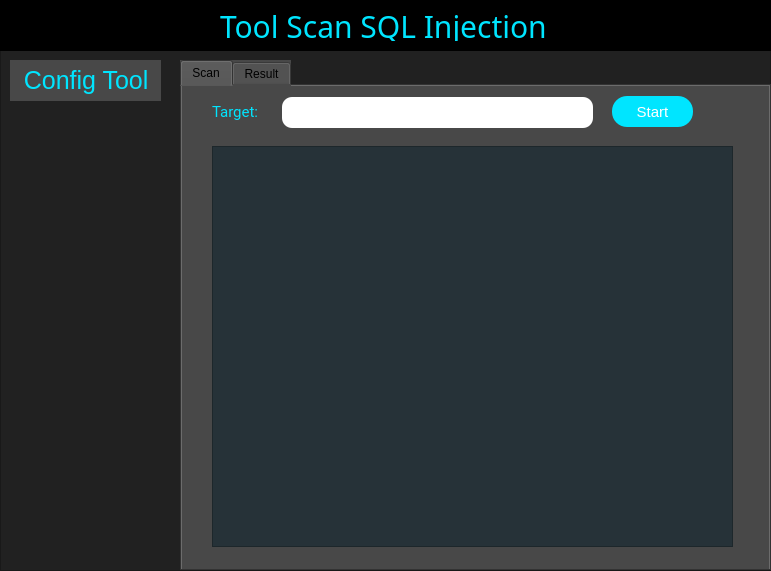
<?xml version="1.0" encoding="UTF-8"?>
<ui version="4.0">
 <class>MainWindow</class>
 <widget class="QMainWindow" name="MainWindow">
  <property name="geometry">
   <rect>
    <x>0</x>
    <y>0</y>
    <width>771</width>
    <height>571</height>
   </rect>
  </property>
  <property name="windowTitle">
   <string>Tools Scan SQL Injection</string>
  </property>
  <widget class="QWidget" name="centralwidget">
   <widget class="QFrame" name="frame">
    <property name="geometry">
     <rect>
      <x>0</x>
      <y>0</y>
      <width>771</width>
      <height>571</height>
     </rect>
    </property>
    <property name="styleSheet">
     <string notr="true">background-color: #212121;</string>
    </property>
    <property name="frameShape">
     <enum>QFrame::StyledPanel</enum>
    </property>
    <property name="frameShadow">
     <enum>QFrame::Raised</enum>
    </property>
    <widget class="QFrame" name="frame_2">
     <property name="geometry">
      <rect>
       <x>-10</x>
       <y>0</y>
       <width>781</width>
       <height>51</height>
      </rect>
     </property>
     <property name="styleSheet">
      <string notr="true">background-color: #000000;</string>
     </property>
     <property name="frameShape">
      <enum>QFrame::StyledPanel</enum>
     </property>
     <property name="frameShadow">
      <enum>QFrame::Raised</enum>
     </property>
     <widget class="QLabel" name="label">
      <property name="geometry">
       <rect>
        <x>230</x>
        <y>10</y>
        <width>371</width>
        <height>31</height>
       </rect>
      </property>
      <property name="font">
       <font>
        <family>Roboto Mono</family>
        <pointsize>-1</pointsize>
        <bold>false</bold>
       </font>
      </property>
      <property name="styleSheet">
       <string notr="true">color: #00e5ff;
font-family: 'Roboto Mono';
font-size: 30px;
</string>
      </property>
      <property name="text">
       <string>Tool Scan SQL Injection</string>
      </property>
     </widget>
    </widget>
    <widget class="QTabWidget" name="tabWidget">
     <property name="geometry">
      <rect>
       <x>180</x>
       <y>60</y>
       <width>591</width>
       <height>511</height>
      </rect>
     </property>
     <property name="styleSheet">
      <string notr="true">background-color: #484848;</string>
     </property>
     <property name="currentIndex">
      <number>0</number>
     </property>
     <widget class="QWidget" name="tab">
      <attribute name="title">
       <string>Scan</string>
      </attribute>
      <widget class="QLabel" name="label_3">
       <property name="geometry">
        <rect>
         <x>30</x>
         <y>10</y>
         <width>61</width>
         <height>31</height>
        </rect>
       </property>
       <property name="styleSheet">
        <string notr="true">QLabel{
color: #00e5ff;
font-size: 15px;
font-family: Roboto;
}
</string>
       </property>
       <property name="text">
        <string>Target:</string>
       </property>
      </widget>
      <widget class="QPushButton" name="btnscan">
       <property name="geometry">
        <rect>
         <x>430</x>
         <y>10</y>
         <width>81</width>
         <height>31</height>
        </rect>
       </property>
       <property name="styleSheet">
        <string notr="true">background-color: #00e5ff;
border-color: rgb(85, 255, 255);
border-radius: 15px;
color: rgb(255, 255, 255);
font-family: 'Roboto Mono';
font-size: 15px;</string>
       </property>
       <property name="text">
        <string>Start</string>
       </property>
      </widget>
      <widget class="QListWidget" name="listscan">
       <property name="geometry">
        <rect>
         <x>30</x>
         <y>60</y>
         <width>521</width>
         <height>401</height>
        </rect>
       </property>
       <property name="styleSheet">
        <string notr="true">background-color: #263238;
color: #00e5ff;
font-family: 'Roboto Mono';
font-size: 15px;</string>
       </property>
      </widget>
      <widget class="QLineEdit" name="lineurl">
       <property name="geometry">
        <rect>
         <x>100</x>
         <y>11</y>
         <width>311</width>
         <height>31</height>
        </rect>
       </property>
       <property name="styleSheet">
        <string notr="true">QLineEdit{
background-color: rgb(255, 255, 255);
border:none;
border-radius: 10px;
}
QLineEdit:hover{
    border-style: solid;
	border-color: rgb(255, 255, 255);
	border-bottom-color: #00e5ff;
    border-width: 2px;
}</string>
       </property>
      </widget>
     </widget>
     <widget class="QWidget" name="tab_2">
      <attribute name="title">
       <string>Result</string>
      </attribute>
     </widget>
    </widget>
    <widget class="QLabel" name="label_2">
     <property name="geometry">
      <rect>
       <x>10</x>
       <y>60</y>
       <width>151</width>
       <height>41</height>
      </rect>
     </property>
     <property name="styleSheet">
      <string notr="true">color: #00e5ff;
font-size: 25px;
background-color: #484848;
</string>
     </property>
     <property name="text">
      <string>  Config Tool</string>
     </property>
    </widget>
   </widget>
  </widget>
 </widget>
 <resources/>
 <connections/>
</ui>
